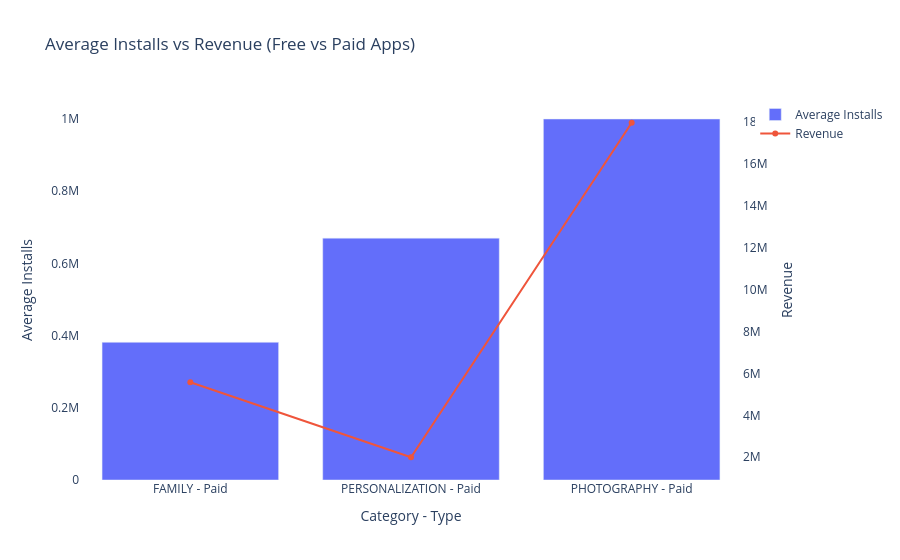

This figure's notebook cell:
### Markdown cell above
#2

### Code cell
from datetime import datetime
import pytz
import pandas as pd
import plotly.graph_objects as go

# ========================
# LOAD DATA
# ========================
df = pd.read_csv("Play Store Data.csv")

# ========================
# TIME CHECK (1 PM – 2 PM IST)
# ========================
ist = pytz.timezone("Asia/Kolkata")
current_time = datetime.now(ist).time()

show_task2 = (
    current_time >= datetime.strptime("00:00", "%H:%M").time() and
    current_time <= datetime.strptime("23:59", "%H:%M").time()
)

# ========================
# DATA CLEANING
# ========================

# Clean Installs
df['Installs'] = df['Installs'].astype(str).str.replace('[+,]', '', regex=True)
df['Installs'] = pd.to_numeric(df['Installs'], errors='coerce')

# Clean Price
df['Price'] = df['Price'].astype(str).str.replace('$', '', regex=False)
df['Price'] = pd.to_numeric(df['Price'], errors='coerce')

# Convert Size to MB
def size_to_mb(size):
    try:
        if 'M' in size:
            return float(size.replace('M', ''))
        elif 'k' in size or 'K' in size:
            return float(size.replace('k','').replace('K','')) / 1024
    except:
        return None

df['Size_MB'] = df['Size'].astype(str).apply(size_to_mb)

# Android version numeric
df['Android_Num'] = df['Android Ver'].str.extract(r'(\d+\.?\d*)')[0]
df['Android_Num'] = pd.to_numeric(df['Android_Num'], errors='coerce')

# Revenue
df['Revenue'] = df['Price'] * df['Installs']

# Remove invalid rows
df = df.dropna(subset=['Installs','Price','Size_MB','Android_Num','Revenue'])

# ========================
# FILTERS
# ========================
if show_task2:

    df = df[
        (df['Installs'] >= 10000) &
        (df['Revenue'] >= 10000) &
        (df['Android_Num'] > 4.0) &
        (df['Size_MB'] > 15) &
        (df['Content Rating'] == 'Everyone') &
        (df['App'].str.len() <= 30)
    ]

    # Top 3 categories by installs
    top_categories = df.groupby('Category')['Installs'].sum().nlargest(3).index
    df = df[df['Category'].isin(top_categories)]

    # Summary
    summary = df.groupby(['Category','Type']).agg(
        Avg_Installs=('Installs','mean'),
        Total_Revenue=('Revenue','sum')
    ).reset_index()

    summary['Label'] = summary['Category'] + " - " + summary['Type']

    # ========================
    # DUAL AXIS CHART
    # ========================
    fig4 = go.Figure()

    fig4.add_bar(
        x=summary['Label'],
        y=summary['Avg_Installs'],
        name='Average Installs',
        yaxis='y1'
    )

    fig4.add_trace(
        go.Scatter(
            x=summary['Label'],
            y=summary['Total_Revenue'],
            name='Revenue',
            yaxis='y2',
            mode='lines+markers'
        )
    )

    fig4.update_layout(
        title="Average Installs vs Revenue (Free vs Paid Apps)",
        xaxis_title="Category - Type",
        yaxis=dict(title="Average Installs"),
        yaxis2=dict(title="Revenue", overlaying="y", side="right"),
        plot_bgcolor='white',
        paper_bgcolor='white'
    )

    fig4.show()

else:
    print("Graph visible only between 1 PM and 2 PM IST")

### Figure 1 — Plotly figure (JSON) as saved in the notebook; plotly's stock layout.template omitted (floating-point values rounded to 4 significant figures)
{"data": [{"name": "Average Installs", "type": "bar", "x": ["FAMILY - Paid", "PERSONALIZATION - Paid", "PHOTOGRAPHY - Paid"], "y": [381400.0, 670000.0, 1000000.0], "yaxis": "y"}, {"mode": "lines+markers", "name": "Revenue", "type": "scatter", "x": ["FAMILY - Paid", "PERSONALIZATION - Paid", "PHOTOGRAPHY - Paid"], "y": [5578000.0, 2000000.0, 17970000.0], "yaxis": "y2"}], "layout": {"paper_bgcolor": "white", "plot_bgcolor": "white", "title": {"text": "Average Installs vs Revenue (Free vs Paid Apps)"}, "xaxis": {"title": {"text": "Category - Type"}}, "yaxis": {"title": {"text": "Average Installs"}}, "yaxis2": {"overlaying": "y", "side": "right", "title": {"text": "Revenue"}}}}
